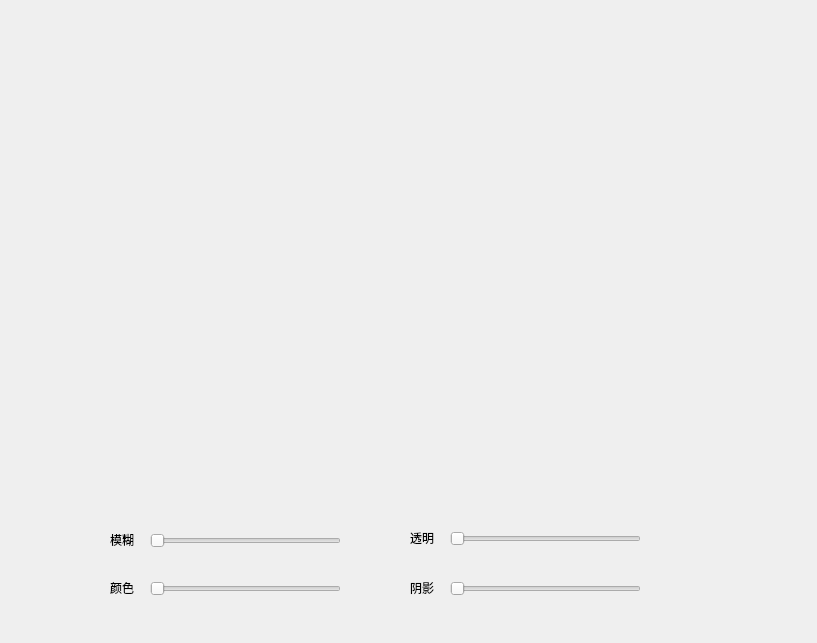
<?xml version="1.0" encoding="UTF-8"?>
<ui version="4.0">
 <class>GraphicsEffect</class>
 <widget class="QWidget" name="GraphicsEffect">
  <property name="geometry">
   <rect>
    <x>0</x>
    <y>0</y>
    <width>817</width>
    <height>643</height>
   </rect>
  </property>
  <property name="windowTitle">
   <string>GraphicsEffect</string>
  </property>
  <widget class="QLabel" name="label_blur">
   <property name="geometry">
    <rect>
     <x>150</x>
     <y>40</y>
     <width>192</width>
     <height>192</height>
    </rect>
   </property>
   <property name="styleSheet">
    <string notr="true">border-image: url(:/GraphicsEffect/Resources/effect/1.png);</string>
   </property>
   <property name="text">
    <string/>
   </property>
  </widget>
  <widget class="QLabel" name="label_opacity">
   <property name="geometry">
    <rect>
     <x>460</x>
     <y>40</y>
     <width>192</width>
     <height>192</height>
    </rect>
   </property>
   <property name="styleSheet">
    <string notr="true">border-image: url(:/GraphicsEffect/Resources/effect/2.png);</string>
   </property>
   <property name="text">
    <string/>
   </property>
  </widget>
  <widget class="QLabel" name="label_dropShadow">
   <property name="geometry">
    <rect>
     <x>460</x>
     <y>280</y>
     <width>192</width>
     <height>192</height>
    </rect>
   </property>
   <property name="styleSheet">
    <string notr="true">border-image: url(:/GraphicsEffect/Resources/effect/4.png);</string>
   </property>
   <property name="text">
    <string/>
   </property>
  </widget>
  <widget class="QLabel" name="label_colorize">
   <property name="geometry">
    <rect>
     <x>150</x>
     <y>280</y>
     <width>192</width>
     <height>192</height>
    </rect>
   </property>
   <property name="styleSheet">
    <string notr="true">border-image: url(:/GraphicsEffect/Resources/effect/3.png);</string>
   </property>
   <property name="text">
    <string/>
   </property>
  </widget>
  <widget class="QSlider" name="slider_blur">
   <property name="geometry">
    <rect>
     <x>150</x>
     <y>530</y>
     <width>191</width>
     <height>22</height>
    </rect>
   </property>
   <property name="orientation">
    <enum>Qt::Horizontal</enum>
   </property>
  </widget>
  <widget class="QLabel" name="label">
   <property name="geometry">
    <rect>
     <x>110</x>
     <y>532</y>
     <width>31</width>
     <height>16</height>
    </rect>
   </property>
   <property name="text">
    <string>模糊</string>
   </property>
  </widget>
  <widget class="QSlider" name="slider_opacity">
   <property name="geometry">
    <rect>
     <x>450</x>
     <y>528</y>
     <width>191</width>
     <height>22</height>
    </rect>
   </property>
   <property name="orientation">
    <enum>Qt::Horizontal</enum>
   </property>
  </widget>
  <widget class="QLabel" name="label_2">
   <property name="geometry">
    <rect>
     <x>410</x>
     <y>530</y>
     <width>31</width>
     <height>16</height>
    </rect>
   </property>
   <property name="text">
    <string>透明</string>
   </property>
  </widget>
  <widget class="QSlider" name="slider_colorize">
   <property name="geometry">
    <rect>
     <x>150</x>
     <y>578</y>
     <width>191</width>
     <height>22</height>
    </rect>
   </property>
   <property name="orientation">
    <enum>Qt::Horizontal</enum>
   </property>
  </widget>
  <widget class="QLabel" name="label_3">
   <property name="geometry">
    <rect>
     <x>110</x>
     <y>580</y>
     <width>31</width>
     <height>16</height>
    </rect>
   </property>
   <property name="text">
    <string>颜色</string>
   </property>
  </widget>
  <widget class="QSlider" name="slider_shadow">
   <property name="geometry">
    <rect>
     <x>450</x>
     <y>578</y>
     <width>191</width>
     <height>22</height>
    </rect>
   </property>
   <property name="orientation">
    <enum>Qt::Horizontal</enum>
   </property>
  </widget>
  <widget class="QLabel" name="label_4">
   <property name="geometry">
    <rect>
     <x>410</x>
     <y>580</y>
     <width>31</width>
     <height>16</height>
    </rect>
   </property>
   <property name="text">
    <string>阴影</string>
   </property>
  </widget>
 </widget>
 <resources/>
 <connections/>
</ui>
